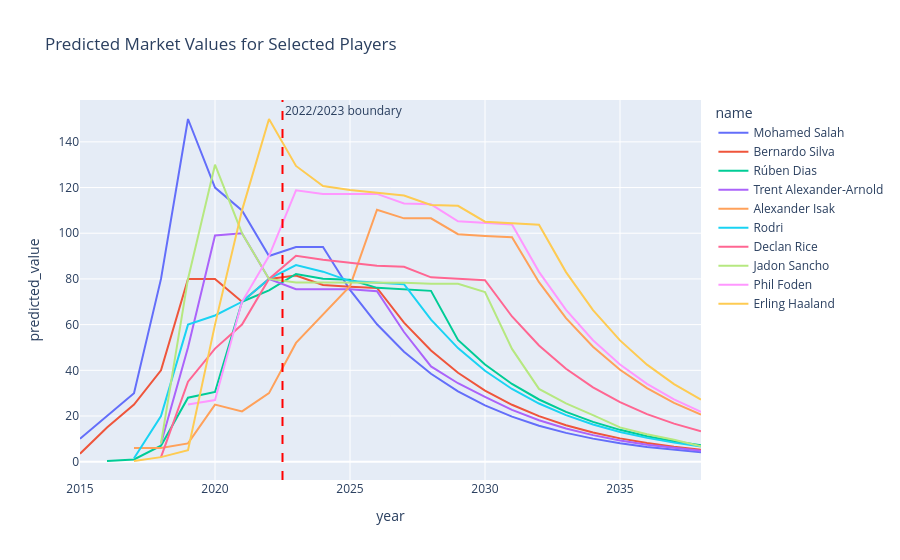

The code cell stored with this chart in its notebook:
### Code cell
plot_player_value_trends(
    pdf_train, merged_capped,
    top_year=2025,
    top_n=10
).show()

### Figure 1 — Plotly figure (JSON) as saved in the notebook; plotly's stock layout.template omitted (floating-point values rounded to 4 significant figures)
{"data": [{"customdata": [[22, "Liverpool Football Club"], [23, "Liverpool Football Club"], [24, "Liverpool Football Club"], [25, "Liverpool Football Club"], [27, "Liverpool Football Club"], [27, "Liverpool Football Club"], [28, "Liverpool Football Club"], [30, "Liverpool Football Club"], [30, null], [31, null], [32, null], [33, null], [34, null], [35, null], [36, null], [37, null], [38, null], [39, null], [40, null], [41, null], [42, null], [43, null], [44, null], [45, null]], "hovertemplate": "name=Mohamed Salah<br>year=%{x}<br>predicted_value=%{y}<br>age=%{customdata[0]}<br>current_club_name=%{customdata[1]}<extra></extra>", "legendgroup": "Mohamed Salah", "line": {"color": "#636efa", "dash": "solid"}, "marker": {"symbol": "circle"}, "mode": "lines", "name": "Mohamed Salah", "orientation": "v", "showlegend": true, "type": "scatter", "x": [2015, 2016, 2017, 2018, 2019, 2020, 2021, 2022, 2023, 2024, 2025, 2026, 2027, 2028, 2029, 2030, 2031, 2032, 2033, 2034, 2035, 2036, 2037, 2038], "xaxis": "x", "y": [10, 20, 30, 80, 150, 120, 110, 90, 93.96, 93.96, 75.17, 60.13, 48.11, 38.49, 30.79, 24.63, 19.7, 15.76, 12.61, 10.09, 8.071, 6.457, 5.165, 4.132], "yaxis": "y"}, {"customdata": [[20, "Manchester City Football Club"], [21, "Manchester City Football Club"], [22, "Manchester City Football Club"], [23, "Manchester City Football Club"], [24, "Manchester City Football Club"], [25, "Manchester City Football Club"], [26, "Manchester City Football Club"], [27, "Manchester City Football Club"], [28, null], [29, null], [30, null], [31, null], [32, null], [33, null], [34, null], [35, null], [36, null], [37, null], [38, null], [39, null], [40, null], [41, null], [42, null], [43, null]], "hovertemplate": "name=Bernardo Silva<br>year=%{x}<br>predicted_value=%{y}<br>age=%{customdata[0]}<br>current_club_name=%{customdata[1]}<extra></extra>", "legendgroup": "Bernardo Silva", "line": {"color": "#EF553B", "dash": "solid"}, "marker": {"symbol": "circle"}, "mode": "lines", "name": "Bernardo Silva", "orientation": "v", "showlegend": true, "type": "scatter", "x": [2015, 2016, 2017, 2018, 2019, 2020, 2021, 2022, 2023, 2024, 2025, 2026, 2027, 2028, 2029, 2030, 2031, 2032, 2033, 2034, 2035, 2036, 2037, 2038], "xaxis": "x", "y": [3.5, 15, 25, 40, 80, 80, 70, 80, 81.48, 77.35, 76.61, 76.04, 60.83, 48.66, 38.93, 31.15, 24.92, 19.93, 15.95, 12.76, 10.21, 8.164, 6.532, 5.225], "yaxis": "y"}, {"customdata": [[18, "Manchester City Football Club"], [20, "Manchester City Football Club"], [20, "Manchester City Football Club"], [21, "Manchester City Football Club"], [22, "Manchester City Football Club"], [23, "Manchester City Football Club"], [25, "Manchester City Football Club"], [26, null], [27, null], [28, null], [29, null], [30, null], [31, null], [32, null], [33, null], [34, null], [35, null], [36, null], [37, null], [38, null], [39, null], [40, null], [41, null]], "hovertemplate": "name=Rúben Dias<br>year=%{x}<br>predicted_value=%{y}<br>age=%{customdata[0]}<br>current_club_name=%{customdata[1]}<extra></extra>", "legendgroup": "Rúben Dias", "line": {"color": "#00cc96", "dash": "solid"}, "marker": {"symbol": "circle"}, "mode": "lines", "name": "Rúben Dias", "orientation": "v", "showlegend": true, "type": "scatter", "x": [2016, 2017, 2018, 2019, 2020, 2021, 2022, 2023, 2024, 2025, 2026, 2027, 2028, 2029, 2030, 2031, 2032, 2033, 2034, 2035, 2036, 2037, 2038], "xaxis": "x", "y": [0.35, 1, 7, 28, 30.5, 70, 75, 82.16, 80.03, 79.65, 76.08, 75.37, 74.77, 53.27, 42.54, 34.03, 27.22, 21.78, 17.42, 13.94, 11.15, 8.921, 7.137], "yaxis": "y"}, {"customdata": [[19, "Liverpool Football Club"], [20, "Liverpool Football Club"], [21, "Liverpool Football Club"], [22, "Liverpool Football Club"], [23, "Liverpool Football Club"], [24, null], [25, null], [26, null], [27, null], [28, null], [29, null], [30, null], [31, null], [32, null], [33, null], [34, null], [35, null], [36, null], [37, null], [38, null], [39, null]], "hovertemplate": "name=Trent Alexander-Arnold<br>year=%{x}<br>predicted_value=%{y}<br>age=%{customdata[0]}<br>current_club_name=%{customdata[1]}<extra></extra>", "legendgroup": "Trent Alexander-Arnold", "line": {"color": "#ab63fa", "dash": "solid"}, "marker": {"symbol": "circle"}, "mode": "lines", "name": "Trent Alexander-Arnold", "orientation": "v", "showlegend": true, "type": "scatter", "x": [2018, 2019, 2020, 2021, 2022, 2023, 2024, 2025, 2026, 2027, 2028, 2029, 2030, 2031, 2032, 2033, 2034, 2035, 2036, 2037, 2038], "xaxis": "x", "y": [8, 50, 99, 100, 80, 75.52, 75.52, 75.43, 74.59, 56.76, 41.69, 34.33, 28.36, 22.69, 18.15, 14.52, 11.62, 9.294, 7.435, 5.948, 4.758], "yaxis": "y"}, {"customdata": [[17, "Newcastle United Football Club"], [18, "Newcastle United Football Club"], [19, "Newcastle United Football Club"], [20, "Newcastle United Football Club"], [21, "Newcastle United Football Club"], [22, "Newcastle United Football Club"], [23, null], [24, null], [25, null], [26, null], [27, null], [28, null], [29, null], [30, null], [31, null], [32, null], [33, null], [34, null], [35, null], [36, null], [37, null], [38, null]], "hovertemplate": "name=Alexander Isak<br>year=%{x}<br>predicted_value=%{y}<br>age=%{customdata[0]}<br>current_club_name=%{customdata[1]}<extra></extra>", "legendgroup": "Alexander Isak", "line": {"color": "#FFA15A", "dash": "solid"}, "marker": {"symbol": "circle"}, "mode": "lines", "name": "Alexander Isak", "orientation": "v", "showlegend": true, "type": "scatter", "x": [2017, 2018, 2019, 2020, 2021, 2022, 2023, 2024, 2025, 2026, 2027, 2028, 2029, 2030, 2031, 2032, 2033, 2034, 2035, 2036, 2037, 2038], "xaxis": "x", "y": [6, 6, 8, 25, 22, 30, 51.98, 64.49, 76.84, 110.3, 106.5, 106.5, 99.57, 98.83, 98.22, 78.58, 62.86, 50.29, 40.23, 32.19, 25.75, 20.6], "yaxis": "y"}, {"customdata": [[20, "Manchester City Football Club"], [21, "Manchester City Football Club"], [22, "Manchester City Football Club"], [23, "Manchester City Football Club"], [24, "Manchester City Football Club"], [25, "Manchester City Football Club"], [27, null], [28, null], [29, null], [30, null], [31, null], [32, null], [33, null], [34, null], [35, null], [36, null], [37, null], [38, null], [39, null], [40, null], [41, null], [42, null]], "hovertemplate": "name=Rodri<br>year=%{x}<br>predicted_value=%{y}<br>age=%{customdata[0]}<br>current_club_name=%{customdata[1]}<extra></extra>", "legendgroup": "Rodri", "line": {"color": "#19d3f3", "dash": "solid"}, "marker": {"symbol": "circle"}, "mode": "lines", "name": "Rodri", "orientation": "v", "showlegend": true, "type": "scatter", "x": [2017, 2018, 2019, 2020, 2021, 2022, 2023, 2024, 2025, 2026, 2027, 2028, 2029, 2030, 2031, 2032, 2033, 2034, 2035, 2036, 2037, 2038], "xaxis": "x", "y": [1.5, 20, 60, 64, 70, 80, 86.04, 83.17, 79.04, 78.3, 77.7, 62.16, 49.72, 39.78, 31.82, 25.46, 20.37, 16.29, 13.04, 10.43, 8.342, 6.674], "yaxis": "y"}, {"customdata": [[18, "Arsenal Football Club"], [20, "Arsenal Football Club"], [21, "Arsenal Football Club"], [22, "Arsenal Football Club"], [23, "Arsenal Football Club"], [24, null], [25, null], [26, null], [27, null], [28, null], [29, null], [30, null], [31, null], [32, null], [33, null], [34, null], [35, null], [36, null], [37, null], [38, null], [39, null]], "hovertemplate": "name=Declan Rice<br>year=%{x}<br>predicted_value=%{y}<br>age=%{customdata[0]}<br>current_club_name=%{customdata[1]}<extra></extra>", "legendgroup": "Declan Rice", "line": {"color": "#FF6692", "dash": "solid"}, "marker": {"symbol": "circle"}, "mode": "lines", "name": "Declan Rice", "orientation": "v", "showlegend": true, "type": "scatter", "x": [2018, 2019, 2020, 2021, 2022, 2023, 2024, 2025, 2026, 2027, 2028, 2029, 2030, 2031, 2032, 2033, 2034, 2035, 2036, 2037, 2038], "xaxis": "x", "y": [2, 35, 49.5, 60, 80, 90.11, 88.35, 86.93, 85.72, 85.34, 80.69, 80.05, 79.45, 63.56, 50.85, 40.68, 32.54, 26.03, 20.83, 16.66, 13.33], "yaxis": "y"}, {"customdata": [[18, "Chelsea Football Club"], [18, "Chelsea Football Club"], [19, "Chelsea Football Club"], [20, "Chelsea Football Club"], [22, "Chelsea Football Club"], [22, null], [23, null], [24, null], [25, null], [26, null], [27, null], [28, null], [29, null], [30, null], [31, null], [32, null], [33, null], [34, null], [35, null], [36, null], [37, null]], "hovertemplate": "name=Jadon Sancho<br>year=%{x}<br>predicted_value=%{y}<br>age=%{customdata[0]}<br>current_club_name=%{customdata[1]}<extra></extra>", "legendgroup": "Jadon Sancho", "line": {"color": "#B6E880", "dash": "solid"}, "marker": {"symbol": "circle"}, "mode": "lines", "name": "Jadon Sancho", "orientation": "v", "showlegend": true, "type": "scatter", "x": [2018, 2019, 2020, 2021, 2022, 2023, 2024, 2025, 2026, 2027, 2028, 2029, 2030, 2031, 2032, 2033, 2034, 2035, 2036, 2037, 2038], "xaxis": "x", "y": [8, 80, 130, 100, 80, 78.45, 78.45, 78.49, 78.49, 78.36, 77.85, 77.85, 74.28, 49.37, 31.85, 25.48, 20.39, 15.01, 12.01, 9.606, 6.779], "yaxis": "y"}, {"customdata": [[18, "Manchester City Football Club"], [19, "Manchester City Football Club"], [20, "Manchester City Football Club"], [21, "Manchester City Football Club"], [23, null], [24, null], [25, null], [26, null], [27, null], [28, null], [29, null], [30, null], [31, null], [32, null], [33, null], [34, null], [35, null], [36, null], [37, null], [38, null]], "hovertemplate": "name=Phil Foden<br>year=%{x}<br>predicted_value=%{y}<br>age=%{customdata[0]}<br>current_club_name=%{customdata[1]}<extra></extra>", "legendgroup": "Phil Foden", "line": {"color": "#FF97FF", "dash": "solid"}, "marker": {"symbol": "circle"}, "mode": "lines", "name": "Phil Foden", "orientation": "v", "showlegend": true, "type": "scatter", "x": [2019, 2020, 2021, 2022, 2023, 2024, 2025, 2026, 2027, 2028, 2029, 2030, 2031, 2032, 2033, 2034, 2035, 2036, 2037, 2038], "xaxis": "x", "y": [25, 27, 70, 90, 118.8, 117.2, 117.2, 117.2, 113.0, 112.7, 105.2, 104.5, 103.9, 83.09, 66.48, 53.18, 42.54, 34.04, 27.23, 21.78], "yaxis": "y"}, {"customdata": [[17, "Manchester City Football Club"], [18, "Manchester City Football Club"], [18, "Manchester City Football Club"], [19, "Manchester City Football Club"], [20, "Manchester City Football Club"], [21, "Manchester City Football Club"], [22, null], [23, null], [24, null], [25, null], [26, null], [27, null], [28, null], [29, null], [30, null], [31, null], [32, null], [33, null], [34, null], [35, null], [36, null], [37, null]], "hovertemplate": "name=Erling Haaland<br>year=%{x}<br>predicted_value=%{y}<br>age=%{customdata[0]}<br>current_club_name=%{customdata[1]}<extra></extra>", "legendgroup": "Erling Haaland", "line": {"color": "#FECB52", "dash": "solid"}, "marker": {"symbol": "circle"}, "mode": "lines", "name": "Erling Haaland", "orientation": "v", "showlegend": true, "type": "scatter", "x": [2017, 2018, 2019, 2020, 2021, 2022, 2023, 2024, 2025, 2026, 2027, 2028, 2029, 2030, 2031, 2032, 2033, 2034, 2035, 2036, 2037, 2038], "xaxis": "x", "y": [0.3, 2, 5, 60, 110, 150, 129.5, 120.7, 118.9, 117.7, 116.5, 112.4, 112.0, 105.1, 104.3, 103.7, 82.97, 66.38, 53.1, 42.48, 33.99, 27.19], "yaxis": "y"}], "layout": {"annotations": [{"showarrow": false, "text": "2022/2023 boundary", "x": 2022.0, "xanchor": "left", "xref": "x", "y": 1, "yanchor": "top", "yref": "y domain"}], "legend": {"title": {"text": "name"}, "tracegroupgap": 0}, "shapes": [{"line": {"color": "red", "dash": "dash"}, "type": "line", "x0": 2022.0, "x1": 2022.0, "xref": "x", "y0": 0, "y1": 1, "yref": "y domain"}], "title": {"text": "Predicted Market Values for Selected Players"}, "xaxis": {"anchor": "y", "domain": [0, 1], "title": {"text": "year"}}, "yaxis": {"anchor": "x", "domain": [0, 1], "title": {"text": "predicted_value"}}}}
